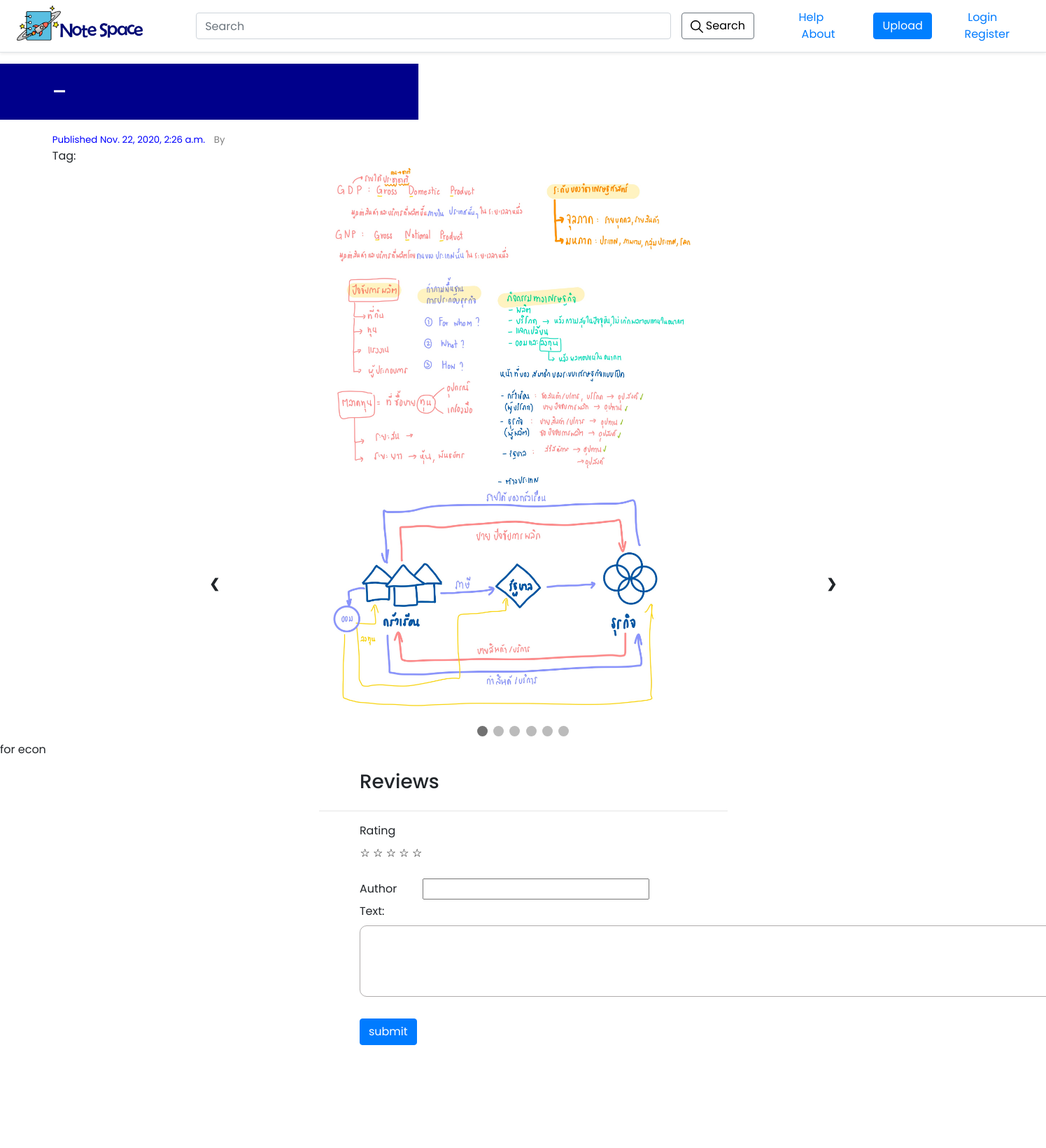
Page /notes/2/ on the committed database.
### notes/models.py (models this page shows, shortened)
class Note(models.Model):
    id = models.AutoField(auto_created=True, primary_key=True, serialize=False, verbose_name='ID')
    name = models.CharField(max_length=200)
    owner = models.CharField(max_length=30)
    desc = models.CharField(default='',max_length=1000) # description
    upload_time = models.DateTimeField('upload_time', null=True, default=datetime.datetime.now)
    tags =  models.ManyToManyField(Tag,related_name='notes')

### notes/views/page_views.py (the view)
# urls.py: path("<int:note_index>/", views.detial,name="detail")
def detial(request,note_index): # path - <domain>/<note_index>/
    _note = get_object_or_404(Note, pk=note_index)   # get note from database by note_index , if not found return 404
    _images = Image.objects.filter(note=_note)        # get images of note from database
    img_urls = [i.image.url for i in _images]      # get list of urls of those images
    return render(request,'detail.html',{'images_url':img_urls,'note':_note})  # return datail.html

### notes/templates/detail.html (shortened to what this page needs)
{% extends 'base.html' %}
{% block context %}
<div id="note">
  <p id="note_name" style="text-decoration: none;">{{note.name}}</p>
  <span class="date">Published {{note.upload_time}}</span>
  <span class="owner">By {{note.owner}}</span>
  <br/>
  <span class="tag_label">Tag:</span>
  <div class="slideshow-container">
    {% for url in images_url %}
      <div class="mySlides">
        <img class="center-fit note_img" src="{{ url }}">
      </div>
    {% endfor %}
    <a class="prev" onclick="plusSlides(-1)">&#10094;</a>
    <a class="next" onclick="plusSlides(1)">&#10095;</a>
  </div>
  <div style="text-align:center">
    {% for i in images_url %}
      <span class="dot" onclick="currentSlide({{ forloop.counter }})"></span>
    {% endfor%}
  </div>
  {% if note.desc %}
    <p>{{note.desc}}</p>
  {% endif %}
</div>
<div class="col d-flex justify-content-center">
  <div class="card">
    <div id="reviews">
        <h3>Reviews</h3>
      </div>
      <hr>
      <div id="new_review">
        <form action="{% url 'add_review_api'%}" method="POST" id="add_review_form" enctype="multipart/form-data">
          <div style="position: relative;float: left;">
            <div id="rating-group">
              <label for="rating" id="rate">Rating</label>
              <div class="rating">
                <label id ="star" for="star5" >☆</label>
                <label id ="star" for="star4" >☆</label>
                <label id ="star" for="star3" >☆</label>
                <label id ="star" for="star2" >☆</label>
                <label id ="star" for="star1" >☆</label>
            </div>
            </div>
            <br>
            <label id="author" for="author_name">Author</label>
            <input type="text" id="author_name" class="review" name="author">
            <br>
            <div id="textarea-container" style="position: relative;float: left;">
              <label for="text">Text:</label>
              <div id="textarea-container">
                <textarea form="add_review_form" class="review" id="text" rows="4" cols="75" name="text"></textarea><br><br>
              </div>
            </div>
            <br>
            <button type="button" class="btn btn-primary" id="submit-btn" value="submit">submit</button>
          </div>
        </form>
      </div>
  </div>
</div>
{% endblock context %}

### static/css/base.css (style rules this page uses)
body { font-family: 'Poppins', sans-serif; }

### notes/templates/detail.html (style rules this page uses)
* { box-sizing: border-box }
body { font-family: 'Poppins', sans-serif; margin: 0 }
.mySlides { display: none }
img { vertical-align: middle; }
.date, .tag_label, #note_name { padding-left: 5%; }
#note_name { background-color: darkblue; width: 40%; line-height: 2em; color:white; font-size: 40px; }
.slideshow-container { text-align: center; }
.center-fit { max-width: 100%; max-height: 100vh; margin: auto; }
.prev { left: 20%; cursor: pointer; position: absolute; top: 50%; width: auto; color: white; font-weight: bold; font-size: 18px; transition: 0.6s ease; }
.next { right: 20%; cursor: pointer; position: absolute; top: 50%; width: auto; color: white; font-weight: bold; font-size: 18px; transition: 0.6s ease; }
.date { font-size: 10pt; color: blue; text-decoration: none; }
.owner { font-size: 10pt; color: gray; text-decoration: none; }
.dot { cursor: pointer; height: 15px; width: 15px; margin: 0 2px; background-color: #bbb; border-radius: 50%; display: inline-block; transition: background-color 0.6s ease; }
.active, .dot:hover { background-color: #717171; }
#reviews, #new_review { padding-left: 10%; }
.card { border-color: white; width: 40%; padding-bottom: 10%; }
textarea { border-color: #afacac; border-radius: 10px; }
#author { padding-right: 3%; }
.rating { width: 90px; unicode-bidi: bidi-override; direction: rtl; text-align: center; position: relative; }
.rating > label { display: inline; position: relative; width: 1.1em; cursor: pointer; color: #000; }

### rows in the picture
Note: name "-", upload_time "Nov. 22, 2020, 2:26 a.m.", desc "for econ"
